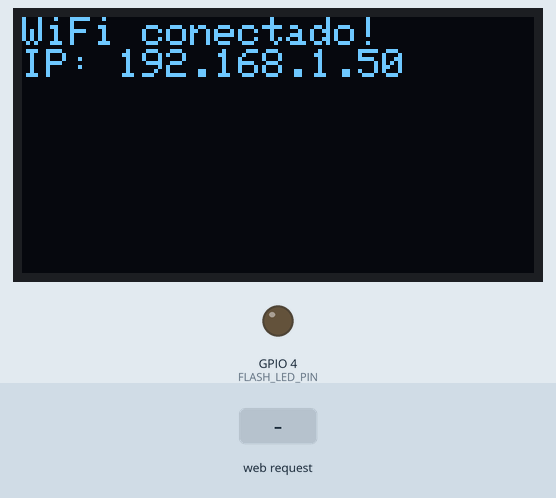
Simulated run of this sketch. Board: ESP32. Shown: 128×64 one-colour display, output pins drawn as LEDs (lit = HIGH). The inputs (shaded band) are chosen by the test bench. WiFi joins after 1.5 s; servers stay silent unless stated; the camera gives no picture; what the sketch prints to the serial monitor is not drawn.

Above: at 1.6 s.
At 6.0 s:
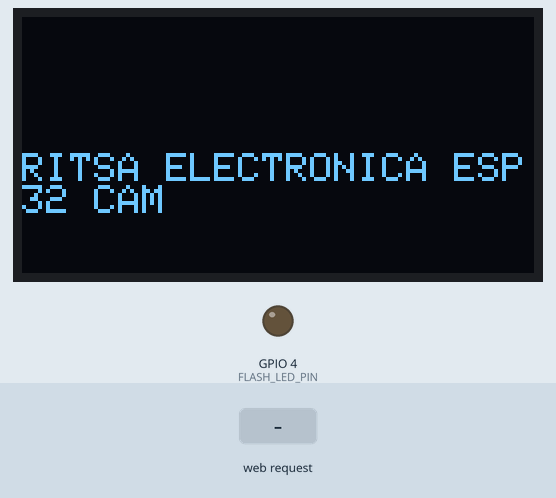
6.1 s: HTTP request GET /flash received
At 6.19 s:
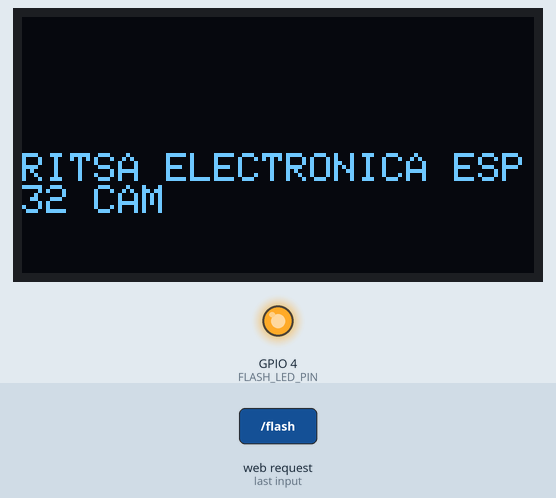
Timing chart, 0 to 9.1 s (numbered marks = the images above; inputs shaded):
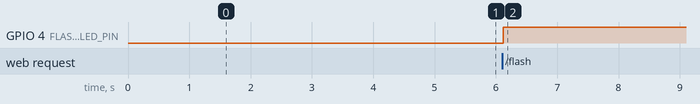

The sketch:

Ia_pollo.ino
```cpp
#include "esp_camera.h"
#include <WiFi.h>
#include <WebServer.h>
#include <Wire.h>
#include <Adafruit_GFX.h>
#include <Adafruit_SSD1306.h>

// Modelo AI Thinker ESP32-CAM
#define CAMERA_MODEL_AI_THINKER

#if defined(CAMERA_MODEL_AI_THINKER)
#define PWDN_GPIO_NUM     32
#define RESET_GPIO_NUM    -1
#define XCLK_GPIO_NUM      0
#define SIOD_GPIO_NUM     26
#define SIOC_GPIO_NUM     27
#define Y9_GPIO_NUM       35
#define Y8_GPIO_NUM       34
#define Y7_GPIO_NUM       39
#define Y6_GPIO_NUM       36
#define Y5_GPIO_NUM       21
#define Y4_GPIO_NUM       19
#define Y3_GPIO_NUM       18
#define Y2_GPIO_NUM        5
#define VSYNC_GPIO_NUM    25
#define HREF_GPIO_NUM     23
#define PCLK_GPIO_NUM     22
#endif

#define FLASH_LED_PIN 4

// OLED
#define SCREEN_WIDTH 128
#define SCREEN_HEIGHT 64
#define OLED_SDA 14
#define OLED_SCL 15

Adafruit_SSD1306 display(SCREEN_WIDTH, SCREEN_HEIGHT, &Wire, -1);

// WiFi
const char* ssid = "Ritsa";
const char* password = "12345678";

IPAddress local_IP(192, 168, 0, 128);
IPAddress gateway(192, 168, 0, 1);
IPAddress subnet(255, 255, 255, 0);

WebServer server(80);
bool flashOn = false;
bool streamOn = true;

// Scroll
String scrollText = "  RITSA ELECTRONICA ESP32 CAM  ";
int scrollPos = SCREEN_WIDTH;

// Tarea OLED (texto en una sola línea)
void scrollOLEDTask(void * parameter) {
  for (;;) {
    display.clearDisplay();
    display.setTextSize(1);  // Tamaño pequeño para que entre
    display.setTextColor(SSD1306_WHITE);

    int textWidth = scrollText.length() * 6; // 6px por carácter
    display.setCursor(scrollPos, 26); // vertical centrado aprox.

    display.print(scrollText);
    display.display();

    scrollPos -= 1;
    if (scrollPos < -textWidth) {
      scrollPos = SCREEN_WIDTH;
    }

    vTaskDelay(50 / portTICK_PERIOD_MS);
  }
}

// Cámara
void startCamera() {
  camera_config_t config;
  config.ledc_channel = LEDC_CHANNEL_0;
  config.ledc_timer = LEDC_TIMER_0;
  config.pin_d0 = Y2_GPIO_NUM;
  config.pin_d1 = Y3_GPIO_NUM;
  config.pin_d2 = Y4_GPIO_NUM;
  config.pin_d3 = Y5_GPIO_NUM;
  config.pin_d4 = Y6_GPIO_NUM;
  config.pin_d5 = Y7_GPIO_NUM;
  config.pin_d6 = Y8_GPIO_NUM;
  config.pin_d7 = Y9_GPIO_NUM;
  config.pin_xclk = XCLK_GPIO_NUM;
  config.pin_pclk = PCLK_GPIO_NUM;
  config.pin_vsync = VSYNC_GPIO_NUM;
  config.pin_href = HREF_GPIO_NUM;
  config.pin_sscb_sda = SIOD_GPIO_NUM;
  config.pin_sscb_scl = SIOC_GPIO_NUM;
  config.pin_pwdn = PWDN_GPIO_NUM;
  config.pin_reset = RESET_GPIO_NUM;
  config.xclk_freq_hz = 20000000;
  config.pixel_format = PIXFORMAT_JPEG;

  if (psramFound()) {
    config.frame_size = FRAMESIZE_QVGA;
    config.jpeg_quality = 10;
    config.fb_count = 2;
  } else {
    config.frame_size = FRAMESIZE_QQVGA;
    config.jpeg_quality = 12;
    config.fb_count = 1;
  }

  esp_err_t err = esp_camera_init(&config);
  if (err != ESP_OK) {
    Serial.printf("Error al iniciar cámara: 0x%x\n", err);
    return;
  }
}

// Página Web
void handleRoot() {
  String html = R"rawliteral(
    <html><head><title>ESP32-CAM</title></head><body>
    <h2>Stream en vivo</h2>
    <div id="videoContainer">
      <img id="cam" src="/stream" width="320"/>
    </div><br><br>
    <button onclick="toggleFlash()">Encender/Apagar Flash</button>
    <button onclick="toggleStream()" id="streamBtn">Apagar Stream</button>

    <script>
      let controller = null;
      let streamOn = true;

      const delay = (ms) => new Promise(res => setTimeout(res, ms));

      const toggleFlash = async () => {
        await toggleStream();
        await delay(500);
        await fetch('/flash');
        await delay(500);
        await toggleStream();
      };

      const toggleStream = async () => {
        const container = document.getElementById('videoContainer');
        const btn = document.getElementById('streamBtn');
        const cam = document.getElementById('cam');
        if (streamOn) {
          if (cam) cam.src = "";
          btn.textContent = "Encender Stream";
        } else {
          if (cam) cam.src = "/stream";
          btn.textContent = "Apagar Stream";
        }
        streamOn = !streamOn;
      };
    </script>
    </body></html>
  )rawliteral";

  server.send(200, "text/html", html);
}

void handleFlash() {
  flashOn = !flashOn;
  digitalWrite(FLASH_LED_PIN, flashOn ? HIGH : LOW);
  Serial.println(flashOn ? "Flash encendido" : "Flash apagado");
  server.send(200, "text/plain", flashOn ? "Flash encendido" : "Flash apagado");
}

void handleStream() {
  WiFiClient client = server.client();
  String response = "HTTP/1.1 200 OK\r\n";
  response += "Content-Type: multipart/x-mixed-replace; boundary=frame\r\n\r\n";
  server.sendContent(response);

  while (client.connected()) {
    camera_fb_t * fb = esp_camera_fb_get();
    if (!fb) continue;

    response = "--frame\r\n";
    response += "Content-Type: image/jpeg\r\n";
    response += "Content-Length: " + String(fb->len) + "\r\n\r\n";
    server.sendContent(response);
    server.sendContent((const char *)fb->buf, fb->len);
    server.sendContent("\r\n");
    esp_camera_fb_return(fb);

    delay(100);
  }
}

void handleJPG() {
  camera_fb_t * fb = esp_camera_fb_get();
  if (!fb) {
    Serial.println("Error al capturar imagen");
    server.send(500, "text/plain", "Error al capturar imagen");
    return;
  }

  server.sendHeader("Content-Type", "image/jpeg");
  server.send_P(200, "image/jpeg", (char *)fb->buf, fb->len);
  esp_camera_fb_return(fb);
}

void setup() {
  Serial.begin(115200);
  pinMode(FLASH_LED_PIN, OUTPUT);
  digitalWrite(FLASH_LED_PIN, LOW);

  Wire.begin(OLED_SDA, OLED_SCL);
  display.begin(SSD1306_SWITCHCAPVCC, 0x3C);
  display.clearDisplay();
  display.setTextSize(1);
  display.setTextColor(SSD1306_WHITE);
  display.setCursor(0, 0);
  display.println("Conectando WiFi...");
  display.display();

  WiFi.config(local_IP, gateway, subnet);
  WiFi.begin(ssid, password);
  Serial.print("Conectando a WiFi...");
  while (WiFi.status() != WL_CONNECTED) {
    delay(500);
    Serial.print(".");
  }
  Serial.println("\n¡Conectado!");
  Serial.println(WiFi.localIP());

  display.clearDisplay();
  display.setCursor(0, 0);
  display.setTextSize(1);
  display.println("WiFi conectado!");
  display.print("IP: ");
  display.println(WiFi.localIP());
  display.display();
  delay(3000);

  scrollPos = SCREEN_WIDTH;

  xTaskCreatePinnedToCore(
    scrollOLEDTask,
    "ScrollTask",
    2048,
    NULL,
    1,
    NULL,
    0
  );

  startCamera();

  server.on("/", handleRoot);
  server.on("/flash", HTTP_GET, handleFlash);
  server.on("/jpg", HTTP_GET, handleJPG);
  server.on("/stream", HTTP_GET, handleStream);
  server.begin();
  Serial.println("Servidor iniciado");
}

void loop() {
  server.handleClient();
}
```

Measured:
- after the input at 6.1 s, GPIO 4 (FLASH_LED_PIN): LOW → HIGH at once
- what the display in image 0 shows lasts 3.3 s, from 1.6 s to 4.9 s
